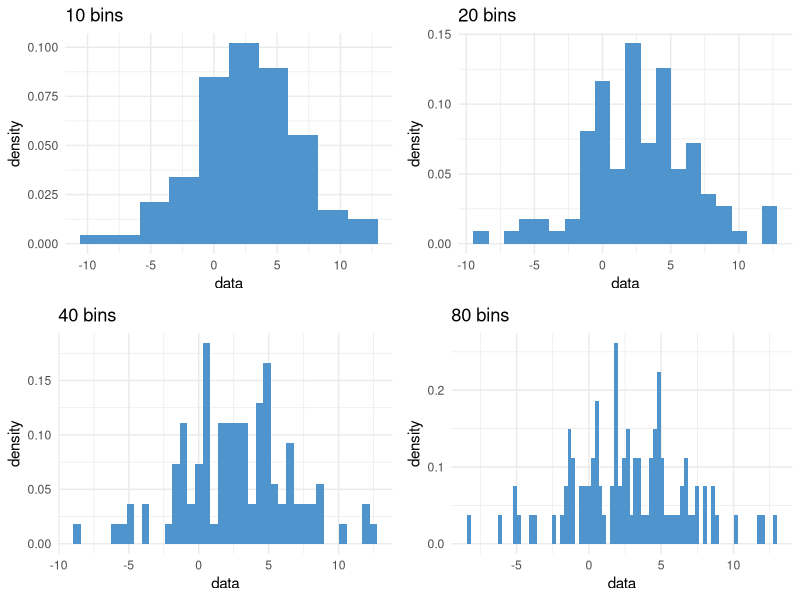
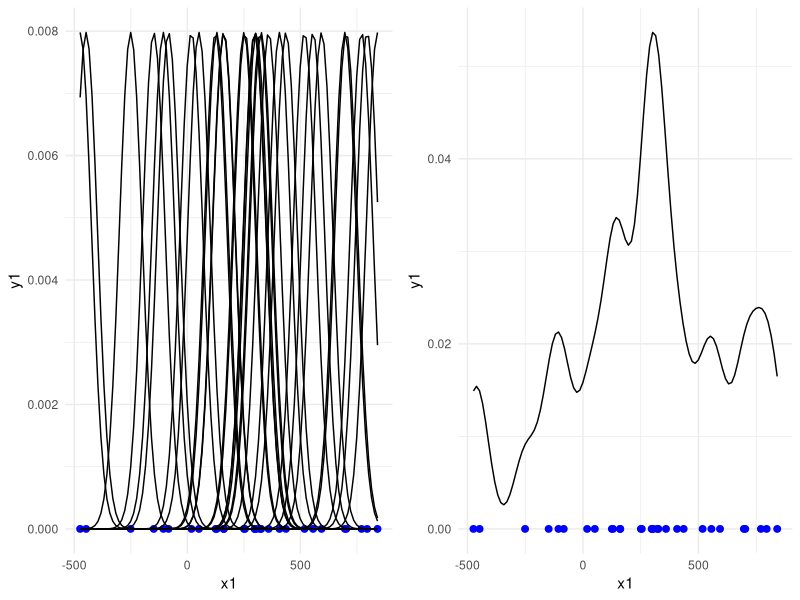
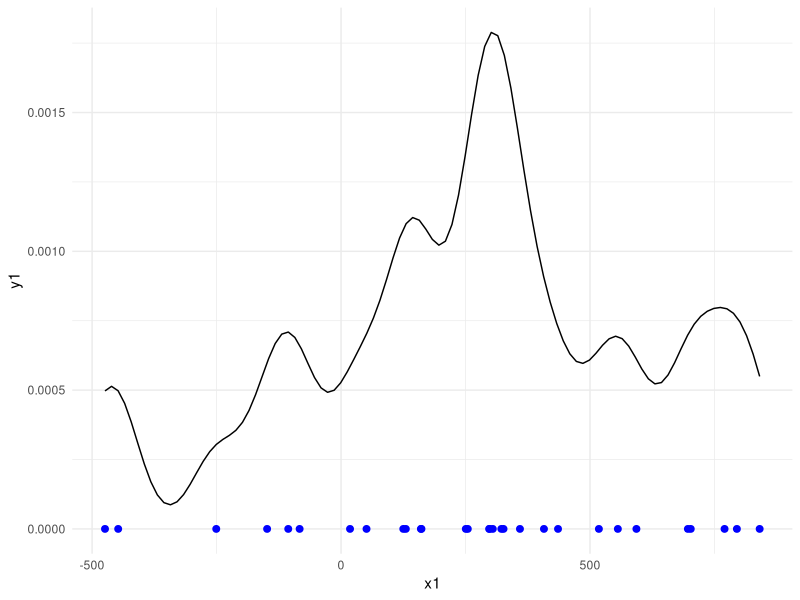
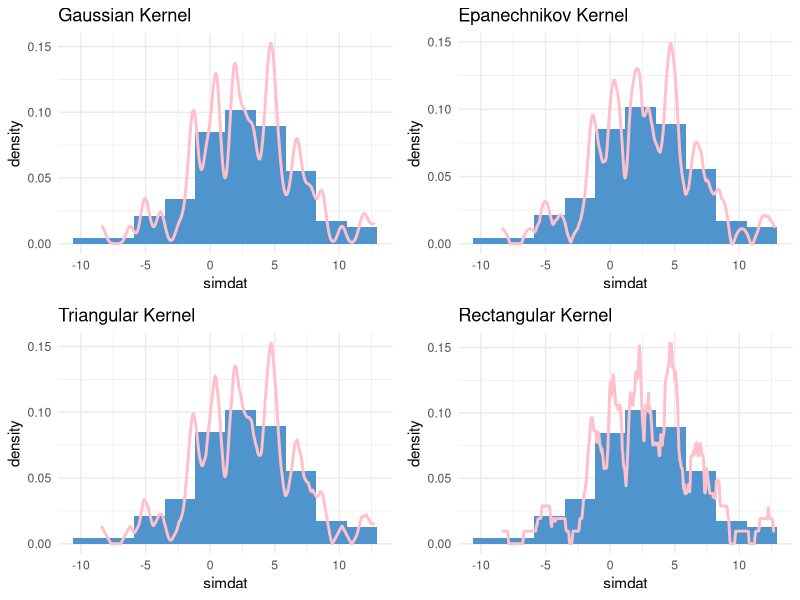
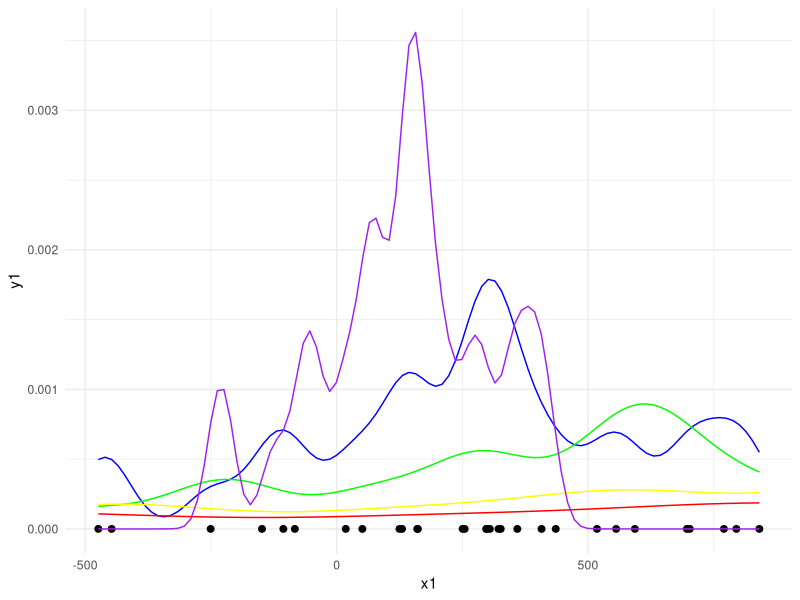

Here is the R script that generated these plots, in order:
## ---- chunk 1
knitr::opts_chunk$set(echo = TRUE)
library(gridExtra)
library(ggplot2)
## ---- chunk 2
set.seed(455)
simdat <- rnorm(n = 100, mean = 2, sd = 4)
# fn borrowed from Son Phan
hist_bins <- function(data, bins) {
  ggplot(mapping = aes(x = data, y=..density..)) +
  geom_histogram(bins = bins, fill = "steelblue3") + 
  ggtitle(sprintf(fmt = "%i bins", bins)) + theme_minimal()
}

grid.arrange(hist_bins(simdat, 10), 
             hist_bins(simdat, 20), 
             hist_bins(simdat, 40), 
             hist_bins(simdat, 80), nrow=2)
## ---- chunk 3
set.seed(10)
x1 <- rnorm(30, mean = 400, sd = 400)
y1 <- rnorm(30, mean = 0, sd = 0)

simdat1 <- data.frame(x1, y1)

#for (q in 1:30){
a <- ggplot(simdat1) +
  theme_minimal() +
  geom_point(aes(x = x1, y = y1), color = "blue", size = 2)+
  stat_function(fun = dnorm, args = list(mean = x1[1], sd = 50))+
  stat_function(fun = dnorm, args = list(mean = x1[2], sd = 50))+
  stat_function(fun = dnorm, args = list(mean = x1[3], sd = 50))+
  stat_function(fun = dnorm, args = list(mean = x1[4], sd = 50))+
  stat_function(fun = dnorm, args = list(mean = x1[5], sd = 50))+
  stat_function(fun = dnorm, args = list(mean = x1[6], sd = 50))+
  stat_function(fun = dnorm, args = list(mean = x1[7], sd = 50))+
  stat_function(fun = dnorm, args = list(mean = x1[8], sd = 50))+
  stat_function(fun = dnorm, args = list(mean = x1[9], sd = 50))+
  stat_function(fun = dnorm, args = list(mean = x1[10], sd = 50))+
  stat_function(fun = dnorm, args = list(mean = x1[11], sd = 50))+
  stat_function(fun = dnorm, args = list(mean = x1[12], sd = 50))+
  stat_function(fun = dnorm, args = list(mean = x1[13], sd = 50))+
  stat_function(fun = dnorm, args = list(mean = x1[14], sd = 50))+
  stat_function(fun = dnorm, args = list(mean = x1[15], sd = 50))+
  stat_function(fun = dnorm, args = list(mean = x1[16], sd = 50))+
  stat_function(fun = dnorm, args = list(mean = x1[17], sd = 50))+
  stat_function(fun = dnorm, args = list(mean = x1[18], sd = 50))+
  stat_function(fun = dnorm, args = list(mean = x1[19], sd = 50))+
  stat_function(fun = dnorm, args = list(mean = x1[20], sd = 50))+
  stat_function(fun = dnorm, args = list(mean = x1[21], sd = 50))+
  stat_function(fun = dnorm, args = list(mean = x1[22], sd = 50))+
  stat_function(fun = dnorm, args = list(mean = x1[23], sd = 50))+
  stat_function(fun = dnorm, args = list(mean = x1[24], sd = 50))+
  stat_function(fun = dnorm, args = list(mean = x1[25], sd = 50))+
  stat_function(fun = dnorm, args = list(mean = x1[26], sd = 50))+
  stat_function(fun = dnorm, args = list(mean = x1[27], sd = 50))+
  stat_function(fun = dnorm, args = list(mean = x1[28], sd = 50))+
  stat_function(fun = dnorm, args = list(mean = x1[29], sd = 50))+
  stat_function(fun = dnorm, args = list(mean = x1[30], sd = 50))
#}
## ---- chunk 4
eq <- function(x){
  dnorm(x, mean = x1[1], sd = 50)+
  dnorm(x, mean = x1[2], sd = 50)+
  dnorm(x, mean = x1[3], sd = 50)+
  dnorm(x, mean = x1[4], sd = 50)+
  dnorm(x, mean = x1[5], sd = 50)+
  dnorm(x, mean = x1[6], sd = 50)+
  dnorm(x, mean = x1[7], sd = 50)+
  dnorm(x, mean = x1[8], sd = 50)+
  dnorm(x, mean = x1[9], sd = 50)+
  dnorm(x, mean = x1[10],sd = 50)+
  dnorm(x, mean = x1[11], sd = 50)+
  dnorm(x, mean = x1[12], sd = 50)+
  dnorm(x, mean = x1[13], sd = 50)+
  dnorm(x, mean = x1[14], sd = 50)+
  dnorm(x, mean = x1[15], sd = 50)+
  dnorm(x, mean = x1[16], sd = 50)+
  dnorm(x, mean = x1[17], sd = 50)+
  dnorm(x, mean = x1[18], sd = 50)+
  dnorm(x, mean = x1[19], sd = 50)+
  dnorm(x, mean = x1[20], sd = 50)+  
  dnorm(x, mean = x1[21], sd = 50)+
  dnorm(x, mean = x1[22], sd = 50)+
  dnorm(x, mean = x1[23], sd = 50)+
  dnorm(x, mean = x1[24], sd = 50)+
  dnorm(x, mean = x1[25], sd = 50)+
  dnorm(x, mean = x1[26], sd = 50)+
  dnorm(x, mean = x1[27], sd = 50)+
  dnorm(x, mean = x1[28], sd = 50)+
  dnorm(x, mean = x1[29], sd = 50)+
  dnorm(x, mean = x1[30], sd = 50)
}
b <- ggplot(simdat1) +
  theme_minimal() +
  geom_point(aes(x = x1, y = y1), color = "blue", size = 2)+
  stat_function(fun=eq)

grid.arrange(a, b, nrow = 1)
## ---- chunk 5
kde <- function(x){
  eq(x)/30
}
ggplot(simdat1) +
  theme_minimal() +
  geom_point(aes(x = x1, y = y1), color = "blue", size = 2)+
  stat_function(fun=kde)
## ---- chunk 6
gaus <- ggplot(mapping = aes(x = simdat, y=..density..)) +
  geom_histogram(bins = 10, fill = "steelblue3") + theme_minimal() +
  geom_density(kernel = "gaussian", bw = 0.3, color = "pink", size = 1) +
  ggtitle("Gaussian Kernel")

e <- ggplot(mapping = aes(x = simdat, y=..density..)) +
  geom_histogram(bins = 10, fill = "steelblue3") + theme_minimal() +
  geom_density(kernel = "epanechnikov", bw = 0.3, color = "pink", size = 1) +
  ggtitle("Epanechnikov Kernel")

tri <- ggplot(mapping = aes(x = simdat, y=..density..)) +
  geom_histogram(bins = 10, fill = "steelblue3") + theme_minimal() +
  geom_density(kernel = "triangular", bw = 0.3, color = "pink", size = 1) +
  ggtitle("Triangular Kernel")

rect <- ggplot(mapping = aes(x = simdat, y=..density..)) +
  geom_histogram(bins = 10, fill = "steelblue3") + theme_minimal() +
  geom_density(kernel = "rectangular", bw = 0.3, color = "pink", size = 1) +
  ggtitle("Rectangular Kernel")

grid.arrange(gaus, e, tri, rect, nrow=2)
## ---- chunk 7
kde <- function(x,h){
  eq(x/h)/(30*h)
}

ggplot(simdat1) +
  geom_point(aes(x = x1, y = y1), size = 2)+
  stat_function(fun=kde, args = list(h=1), color = "blue")+
  stat_function(fun=kde, args = list(h=2), color = "green")+
  stat_function(fun=kde, args = list(h=4), color = "yellow")+
  stat_function(fun=kde, args = list(h=6), color = "red")+
  stat_function(fun=kde, args = list(h=0.5), color = "purple") +
  theme_minimal()
